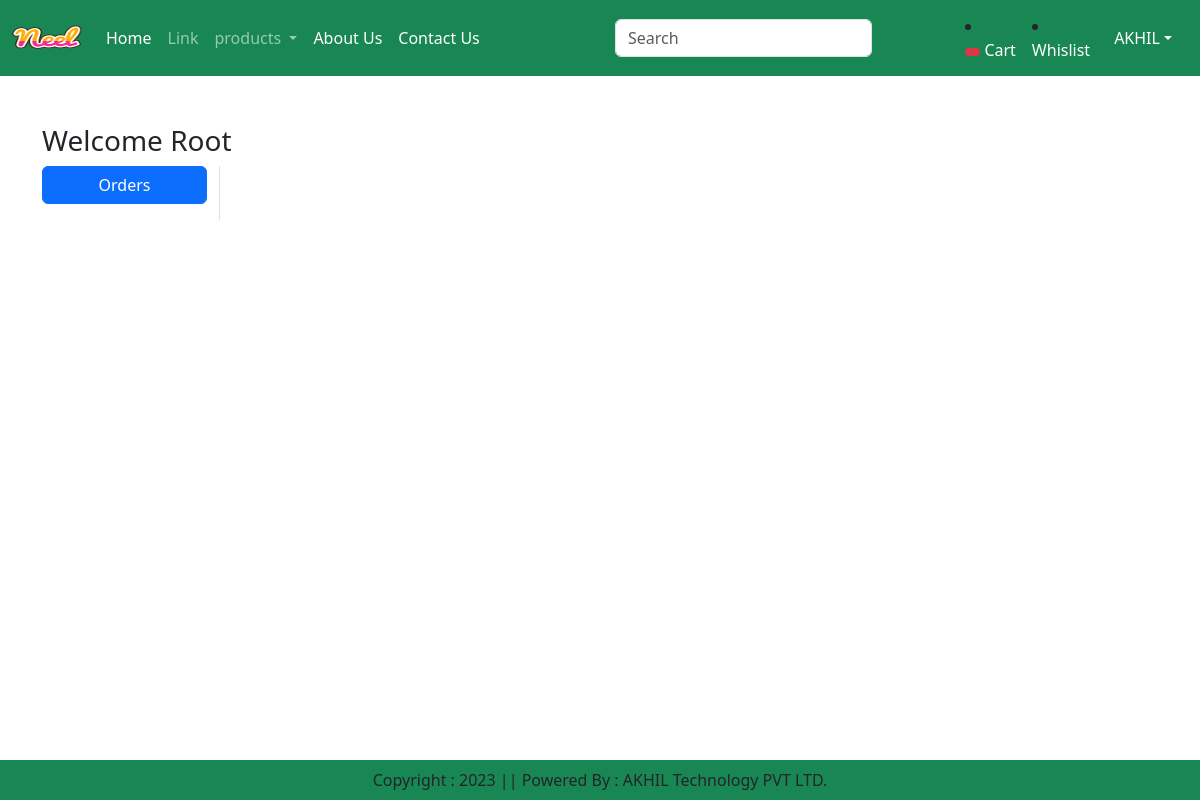
The page /orders/ (signed in) on the database as committed earlier.
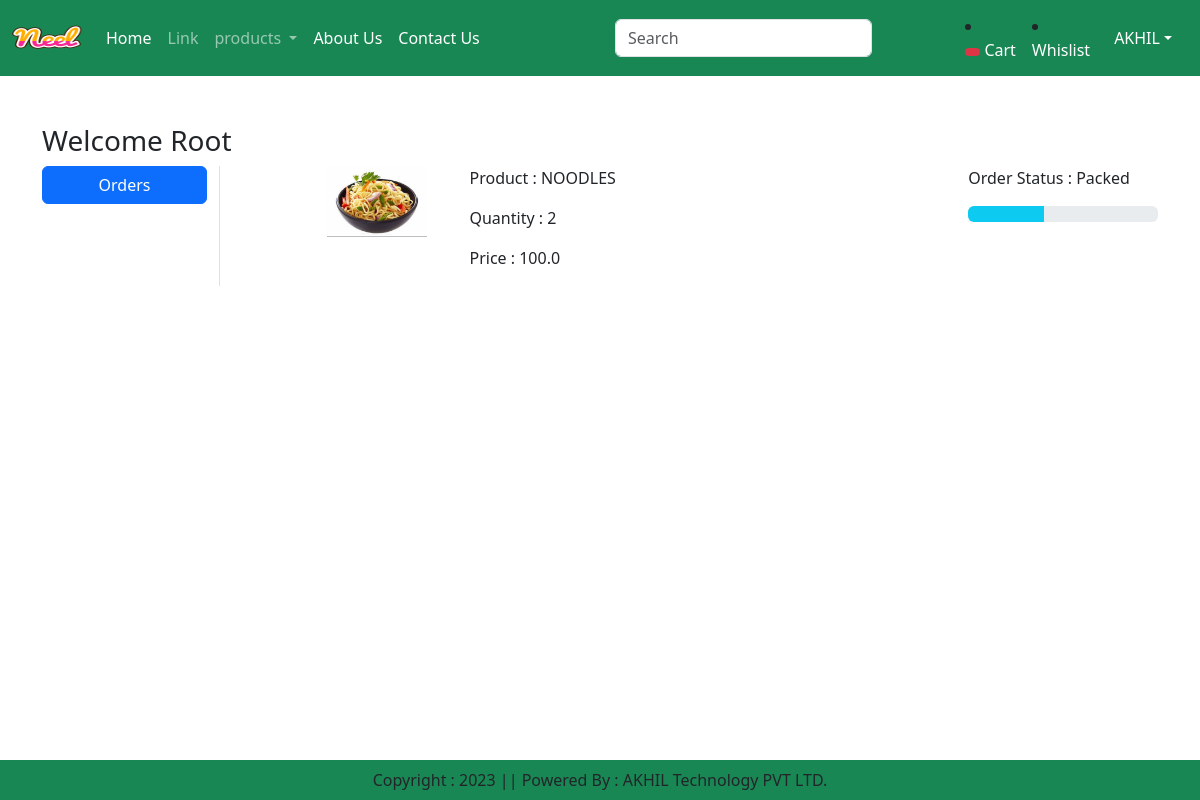
The same page on the database as committed later.
### ss/models.py (models this page shows, shortened)
class OrderPlaced(models.Model):
    user = models.ForeignKey(User,on_delete=models.CASCADE)
    customer = models.ForeignKey(Customer,on_delete=models.CASCADE)
    product = models.ForeignKey(Product,on_delete=models.CASCADE)
    quantity = models.PositiveIntegerField(default=1)
    ordered_date = models.DateTimeField(auto_now_add=True)
    status = models.CharField(max_length=50,choices=STATUS_CHOICES,default='pending')
    payment = models.ForeignKey(Payment,on_delete=models.CASCADE,default="")
    @property
    def total_cost(self):
        return self.quantity * self.product.discounted_price

class Product(models.Model):
    title = models.CharField(max_length=100)
    selling_price = models.FloatField()
    discounted_price = models.FloatField()
    description = models.TextField()
    composition = models.TextField(default='')
    prodapp = models.TextField(default='')
    category = models.CharField(choices=CATEGORY_CHOICES, max_length=2)
    product_image = models.ImageField(upload_to = 'products')

### ss/views.py (the view)
# urls.py: path('orders/', views.orders,name='orders'),
def orders(request):
    order_placed=OrderPlaced.objects.filter(user=request.user)
    return render(request,'ss/orders.html',locals())

### ss/templates/ss/orders.html (shortened to what this page needs)
{% extends 'ss/base.html' %}
{% load static %}
{% block main-content %}
<div class="container my-5">
 <div class="row">
 <h3>Welcome <span class="text-capitalize">{{request.user}}</span></h3>
  <div class="col-sm-2 border-end">
  	<ul class="list-unstyled">
  	   <li class="d-grid"><a href="{% url 'orders' %}" class="btn btn-primary">Orders</a></li>
  	</ul>
  </div>
  	<div class="col-sm-9 offset-sm-1">
  		{% for op in order_placed %}
        <div class="row">
  		    <div class="col-sm-2">
  			   <img src="{{op.product.product_image.url}}" class="img-fluid" height="100" width="100"/>
  		    </div>
  		    <div class="col-sm-7">
  			   <p>Product : {{op.product.title}}</p>
  			   <p>Quantity : {{op.quantity}}</p>
  			   <p>Price : {{op.total_cost}}</p>
  		    </div>
  		    <div class="col-sm-3">
  			   <p>Order Status : {{op.status}}</p>
  			   {% if op.status == 'Packed' %}
  			   <div class="progress">
  				  <div class="progress-bar bg-info" role="progressbar" style="width: 40%" aria-valuenow="40" aria-valuein="0"
  				  aria-valuemax="100"></div>
  			   </div>
  			   {% endif %}
  		    </div>
  		</div>
  		{% endfor %}
  	</div>
 </div>
</div>
{% endblock main-content %}

### ss/templates/ss/base.html (shortened to what this page needs)
<!DOCTYPE html>
{% load static %}
<html lang="en">
  <head>
    <link
      href="https://cdn.jsdelivr.net/npm/bootstrap@5.3.0-alpha1/dist/css/bootstrap.min.css"
      rel="stylesheet"
    />
    <link rel="stylesheet" href="{% static 'app/css/owl.carousel.min.css' %}" />
    <link rel="stylesheet" href="{% static 'app/css/all.min.css' %}" />
    <link rel="stylesheet" href="{% static 'app/css/style.css' %}" />
  </head>
  <body>
    <nav class="navbar navbar-expand-lg navbar-dark bg-success">
      <div class="container-fluid">
        <a class="navbar-brand" href="#">
          <img src="{% static 'app/images/product/Neel.png' %}" width="70" height="50" />
        </a>
        <div class="collapse navbar-collapse" id="navbarSupportedContent">
          <ul class="navbar-nav me-auto mb-2 mb-lg-0">
            {% if request.user.is_authenticated %}
            <li class="nav-item">
              <a class="nav-link active" aria-current="page" href="/">Home</a>
            </li>
            <li class="nav-item">
              <a class="nav-link" href="#">Link</a>
            </li>
            <li class="nav-item dropdown">
              <a
                class="nav-link dropdown-toggle"
                href="#"
                role="button"
                data-bs-toggle="dropdown"
                aria-expanded="false"
              >
                products
              </a>
            </li>
            <li class="nav-item">
              <a class="nav-link text-white" href="{% url 'about' %}">About Us</a>
            </li>
            <li class="nav-item">
                <a class="nav-link text-white" href="{% url 'contact' %}">Contact Us</a>
              </li>
          </ul>
          <form class="d-flex" role="search">
            <input
              class="form-control me-2"
              type="search"
              placeholder="Search"
              aria-label="Search"
            >
            <button class="btn btn-outline-success" type="submit">
            </button>
          </form>
        </div>
        <li class="nav-item mx-2">
          <a href="{% url 'showcart' %}" class="nav-link text-white"><span  class="badge bg-danger">{% if totalitem > 0 %} {{totalitem}} {% endif %} </span> Cart </a>
        </li>
        <li class="nav-item mx-2">
          <a href="#" class="nav-link text-white">Whislist </a>
        </li>
        <ul class="navbar-nav me-auto mb-2 mb-lg-0">
            <li class="nav-item dropdown mx-2">
                <a
                class="nav-link dropdown-toggle text-white"
                href="#"
                id="profileDropdown"
                role="button"
                data-bs-toggle="dropdown"
                aria-expanded="false">AKHIL</a>
            </li>
        {% endif %}
      </div>
    </nav>
    {% block main-content %}{% endblock main-content %}
    <footer class="container-fluid  fixed-bottom bg-success text-center p-2 mt-5">
      Copyright : 2023 || Powered By : AKHIL Technology PVT LTD.
    </footer >
  </body>
</html>

Rows that differ between the two databases and show on the page:
added OrderPlaced: product.product_image (picture), product "NOODLES", quantity "2", total_cost "100.0", status "Packed"
